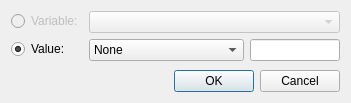
<?xml version="1.0" encoding="UTF-8"?>
<ui version="4.0">
 <class>TargetDialog</class>
 <widget class="QDialog" name="TargetDialog">
  <property name="geometry">
   <rect>
    <x>0</x>
    <y>0</y>
    <width>351</width>
    <height>103</height>
   </rect>
  </property>
  <property name="windowTitle">
   <string>Change Target</string>
  </property>
  <property name="windowIcon">
   <iconset resource="../qrc/editor.qrc">
    <normaloff>:/ico101.ico</normaloff>:/ico101.ico</iconset>
  </property>
  <layout class="QVBoxLayout" name="verticalLayout">
   <item>
    <layout class="QFormLayout" name="formLayout">
     <item row="1" column="0">
      <widget class="QRadioButton" name="radioButton">
       <property name="text">
        <string>Value:</string>
       </property>
       <property name="checked">
        <bool>true</bool>
       </property>
      </widget>
     </item>
     <item row="0" column="0">
      <widget class="QRadioButton" name="radioButton_2">
       <property name="enabled">
        <bool>false</bool>
       </property>
       <property name="text">
        <string>Variable:</string>
       </property>
      </widget>
     </item>
     <item row="0" column="1">
      <widget class="QComboBox" name="comboBox">
       <property name="enabled">
        <bool>false</bool>
       </property>
      </widget>
     </item>
     <item row="1" column="1">
      <layout class="QHBoxLayout" name="horizontalLayout">
       <item>
        <widget class="QComboBox" name="targetTypeBox">
         <item>
          <property name="text">
           <string>None</string>
          </property>
         </item>
         <item>
          <property name="text">
           <string>Trigger Owner</string>
          </property>
         </item>
         <item>
          <property name="text">
           <string>Trigger Owner's Target</string>
          </property>
         </item>
         <item>
          <property name="text">
           <string>Random Unit</string>
          </property>
         </item>
         <item>
          <property name="text">
           <string>Named World Objects</string>
          </property>
         </item>
         <item>
          <property name="text">
           <string>Named Creatures</string>
          </property>
         </item>
         <item>
          <property name="text">
           <string>Triggering Unit</string>
          </property>
         </item>
        </widget>
       </item>
       <item>
        <widget class="QLineEdit" name="targetNameField">
         <property name="sizePolicy">
          <sizepolicy hsizetype="Expanding" vsizetype="Fixed">
           <horstretch>1</horstretch>
           <verstretch>0</verstretch>
          </sizepolicy>
         </property>
        </widget>
       </item>
      </layout>
     </item>
    </layout>
   </item>
   <item>
    <spacer name="verticalSpacer">
     <property name="orientation">
      <enum>Qt::Vertical</enum>
     </property>
     <property name="sizeHint" stdset="0">
      <size>
       <width>20</width>
       <height>0</height>
      </size>
     </property>
    </spacer>
   </item>
   <item>
    <widget class="QDialogButtonBox" name="buttonBox">
     <property name="orientation">
      <enum>Qt::Horizontal</enum>
     </property>
     <property name="standardButtons">
      <set>QDialogButtonBox::Cancel|QDialogButtonBox::Ok</set>
     </property>
    </widget>
   </item>
  </layout>
 </widget>
 <resources>
  <include location="../qrc/editor.qrc"/>
 </resources>
 <connections>
  <connection>
   <sender>buttonBox</sender>
   <signal>accepted()</signal>
   <receiver>TargetDialog</receiver>
   <slot>accept()</slot>
   <hints>
    <hint type="sourcelabel">
     <x>248</x>
     <y>254</y>
    </hint>
    <hint type="destinationlabel">
     <x>157</x>
     <y>274</y>
    </hint>
   </hints>
  </connection>
  <connection>
   <sender>buttonBox</sender>
   <signal>rejected()</signal>
   <receiver>TargetDialog</receiver>
   <slot>reject()</slot>
   <hints>
    <hint type="sourcelabel">
     <x>316</x>
     <y>260</y>
    </hint>
    <hint type="destinationlabel">
     <x>286</x>
     <y>274</y>
    </hint>
   </hints>
  </connection>
 </connections>
</ui>
